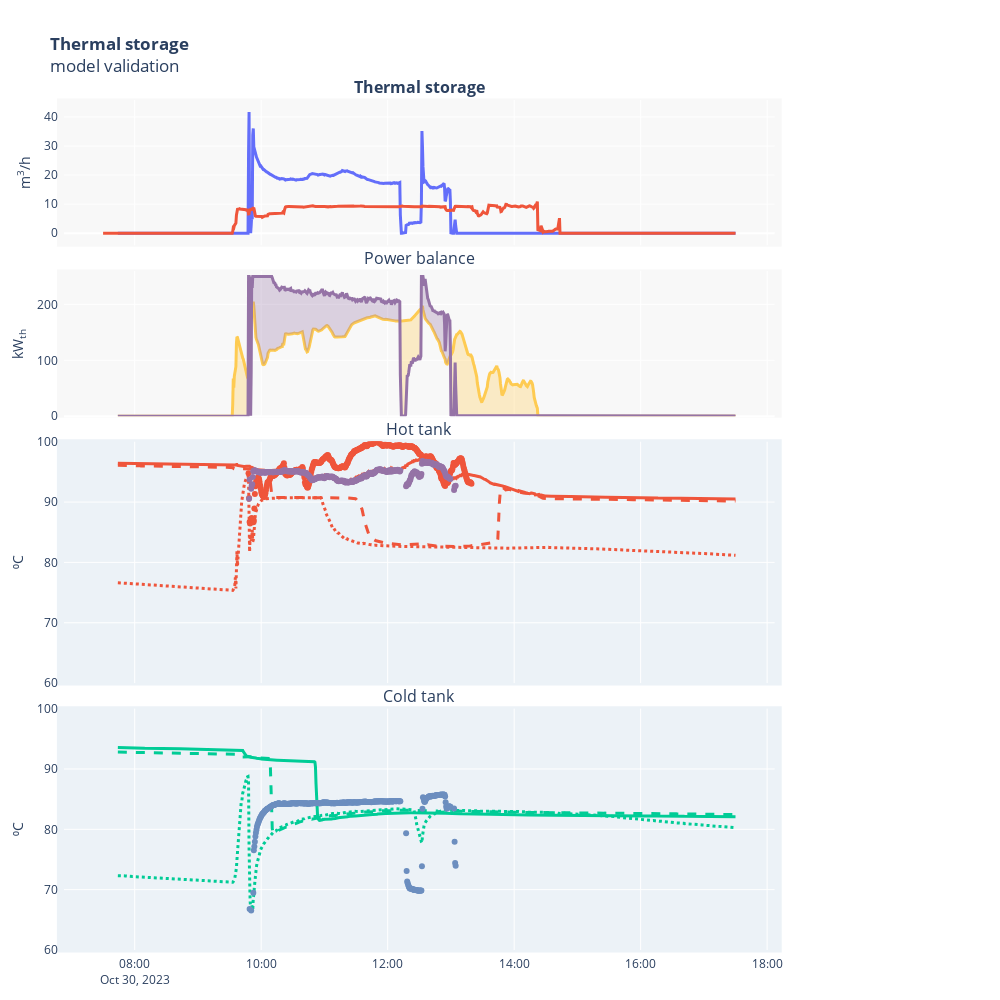

Write notebook code for a chart like this one.
### Code cell
%autoreload 2

fig = experimental_results_plot(plt_config, df, vars_config=vars_config, resample=resample_figures)

fig.show(
    config=generate_plotly_config(fig, figure_name=f'thermal_storage_visualization_{df.index[0].strftime("%Y%m%d")}')
)

### Figure 1 — Plotly figure (JSON) as saved in the notebook; plotly's stock layout.template omitted (floating-point values rounded to 4 significant figures; data arrays with more than 128 entries replaced by an {"elided": "..."} marker saying what was removed)
{"data": [{"hovertemplate": "%{y:.2f}", "line": {"color": "#636EFA", "width": 3}, "mode": "lines", "name": "q<sub>ts,dis</sub>", "showlegend": false, "x": {"elided": "1201 str values"}, "xaxis": "x", "y": {"elided": "1201 float values"}, "yaxis": "y", "type": "scatter"}, {"hovertemplate": "%{y:.2f}", "line": {"color": "#EF553B", "width": 3}, "mode": "lines", "name": "q<sub>ts,src</sub>", "showlegend": false, "x": {"elided": "1201 str values"}, "xaxis": "x", "y": {"elided": "1201 float values"}, "yaxis": "y", "type": "scatter"}, {"hovertemplate": "%{y:.2f}", "line": {"color": "#FECB52", "width": 3}, "mode": "lines", "name": "P<sub>ts,src</sub>", "showlegend": false, "x": {"elided": "1201 str values"}, "xaxis": "x2", "y": {"elided": "1201 float values"}, "yaxis": "y2", "type": "scatter"}, {"connectgaps": false, "fill": "tonexty", "fillcolor": "rgba(254, 203, 82, 0.3)", "hoverinfo": "skip", "line": {"color": "#FECB52", "width": 0}, "mode": "lines", "name": "Pts_src_gt_Pts_dis", "showlegend": false, "x": {"elided": "1201 str values"}, "xaxis": "x2", "y": {"elided": "1201 float values"}, "yaxis": "y2", "type": "scatter"}, {"hoverinfo": "skip", "line": {"color": "rgba(0,0,0,0)"}, "showlegend": false, "x": {"elided": "1201 str values"}, "xaxis": "x2", "y": {"elided": "1201 float values"}, "yaxis": "y2", "type": "scatter"}, {"hovertemplate": "%{y:.2f}", "line": {"color": "#9573a6", "width": 3}, "mode": "lines", "name": "P<sub>ts,dis</sub>", "showlegend": false, "x": {"elided": "1201 str values"}, "xaxis": "x2", "y": {"elided": "1201 float values"}, "yaxis": "y2", "type": "scatter"}, {"connectgaps": false, "fill": "tonexty", "fillcolor": "rgba(149, 115, 166, 0.3)", "hoverinfo": "skip", "line": {"color": "#9573a6", "width": 0}, "mode": "lines", "name": "Pts_dis_gt_Pts_src", "showlegend": false, "x": {"elided": "1201 str values"}, "xaxis": "x2", "y": {"elided": "1201 float values"}, "yaxis": "y2", "type": "scatter"}, {"hoverinfo": "skip", "line": {"color": "rgba(0,0,0,0)"}, "showlegend": false, "x": {"elided": "1201 str values"}, "xaxis": "x2", "y": {"elided": "1201 float values"}, "yaxis": "y2", "type": "scatter"}, {"hovertemplate": "%{y:.2f}", "line": {"color": "#EF553B", "width": 3}, "mode": "lines", "name": "T<sub>ts,h,t</sub> (⁰C)", "showlegend": false, "x": {"elided": "1201 str values"}, "xaxis": "x3", "y": {"elided": "1201 float values"}, "yaxis": "y3", "type": "scatter"}, {"hovertemplate": "%{y:.2f}", "line": {"color": "#EF553B", "dash": "dash", "width": 3}, "mode": "lines", "name": "T<sub>ts,h,m</sub> (⁰C)", "showlegend": false, "x": {"elided": "1201 str values"}, "xaxis": "x3", "y": {"elided": "1201 float values"}, "yaxis": "y3", "type": "scatter"}, {"hovertemplate": "%{y:.2f}", "line": {"color": "#EF553B", "dash": "dot", "width": 3}, "mode": "lines", "name": "T<sub>ts,h,b</sub> (⁰C)", "showlegend": false, "x": {"elided": "1201 str values"}, "xaxis": "x3", "y": {"elided": "1201 float values"}, "yaxis": "y3", "type": "scatter"}, {"hovertemplate": "%{y:.2f}", "line": {"color": "#EF553B", "width": 3}, "mode": "markers", "name": "T<sub>ts,h,in</sub> (⁰C)", "showlegend": false, "x": {"elided": "1201 str values"}, "xaxis": "x3", "y": {"elided": "1201 float values"}, "yaxis": "y3", "type": "scatter"}, {"hovertemplate": "%{y:.2f}", "line": {"color": "#9573a6", "width": 3}, "mode": "markers", "name": "T<sub>ts,h,out</sub> (⁰C)", "showlegend": false, "x": {"elided": "1201 str values"}, "xaxis": "x3", "y": {"elided": "1201 float values"}, "yaxis": "y3", "type": "scatter"}, {"hovertemplate": "%{y:.2f}", "line": {"color": "#00CC96", "width": 3}, "mode": "lines", "name": "T<sub>ts,c,t</sub> (⁰C)", "showlegend": false, "x": {"elided": "1201 str values"}, "xaxis": "x4", "y": {"elided": "1201 float values"}, "yaxis": "y4", "type": "scatter"}, {"hovertemplate": "%{y:.2f}", "line": {"color": "#00CC96", "dash": "dash", "width": 3}, "mode": "lines", "name": "T<sub>ts,c,m</sub> (⁰C)", "showlegend": false, "x": {"elided": "1201 str values"}, "xaxis": "x4", "y": {"elided": "1201 float values"}, "yaxis": "y4", "type": "scatter"}, {"hovertemplate": "%{y:.2f}", "line": {"color": "#00CC96", "dash": "dot", "width": 3}, "mode": "lines", "name": "T<sub>ts,c,b</sub> (⁰C)", "showlegend": false, "x": {"elided": "1201 str values"}, "xaxis": "x4", "y": {"elided": "1201 float values"}, "yaxis": "y4", "type": "scatter"}, {"hovertemplate": "%{y:.2f}", "line": {"color": "#6c8ebf", "width": 3}, "mode": "markers", "name": "T<sub>ts,c,b,in</sub> (⁰C)", "showlegend": false, "x": {"elided": "1201 str values"}, "xaxis": "x4", "y": {"elided": "1201 float values"}, "yaxis": "y4", "type": "scatter"}], "layout": {"title": {"text": "<b>Thermal storage</b><br>model validation</br>", "x": 0.05}, "margin": {"l": 20, "r": 100, "t": 100, "b": 20, "pad": 5}, "xaxis": {"anchor": "y", "showticklabels": false, "tickcolor": "rgba(0,0,0,0)", "domain": [0, 0.85]}, "xaxis2": {"anchor": "y2", "matches": "x", "showticklabels": false, "tickcolor": "rgba(0,0,0,0)", "domain": [0, 0.85]}, "xaxis3": {"anchor": "y3", "matches": "x", "showticklabels": false, "tickcolor": "rgba(0,0,0,0)", "domain": [0, 0.85]}, "xaxis4": {"anchor": "y4", "matches": "x", "showticklabels": true, "domain": [0, 0.85]}, "yaxis": {"domain": [0.829, 1], "anchor": "x", "title": {"text": "m<sup>3</sup>/h"}, "showgrid": true, "autorange": false, "range": [-4.164, 45.8]}, "yaxis2": {"domain": [0.628, 0.799], "anchor": "x2", "title": {"text": "kW<sub>th</sub>"}, "showgrid": true, "autorange": false, "range": [0, 260]}, "yaxis3": {"domain": [0.314, 0.598], "anchor": "x3", "title": {"text": "⁰C"}, "showgrid": true, "autorange": false, "range": [60, 100]}, "yaxis4": {"domain": [0.0, 0.284], "anchor": "x4", "title": {"text": "⁰C"}, "showgrid": true, "autorange": false, "range": [60, 100]}, "newshape": {"line": {"color": "#00CC96"}, "fillcolor": "#00CC96", "opacity": 0.5, "layer": "below"}, "hoverlabel": {"font": {"size": 12}, "bgcolor": "white"}, "height": 1000, "width": 1000, "plot_bgcolor": "rgba(0,0,0,0)", "shapes": [{"fillcolor": "#B6B6B6", "layer": "below", "opacity": 0.1, "type": "rect", "x0": -0.01, "x1": 1.01, "xref": "x domain", "y0": -0.01, "y1": 1.01, "yref": "y domain", "line": {"width": 0}}, {"fillcolor": "#B6B6B6", "layer": "below", "opacity": 0.1, "type": "rect", "x0": -0.01, "x1": 1.01, "xref": "x2 domain", "y0": -0.01, "y1": 1.01, "yref": "y2 domain", "line": {"width": 0}}, {"fillcolor": "steelblue", "layer": "below", "opacity": 0.1, "type": "rect", "x0": -0.01, "x1": 1.01, "xref": "x3 domain", "y0": -0.01, "y1": 1.01, "yref": "y3 domain", "line": {"width": 0}}, {"fillcolor": "steelblue", "layer": "below", "opacity": 0.1, "type": "rect", "x0": -0.01, "x1": 1.01, "xref": "x4 domain", "y0": -0.01, "y1": 1.01, "yref": "y4 domain", "line": {"width": 0}}], "hovermode": "x unified", "annotations": [{"font": {"size": 16}, "showarrow": false, "text": "<b>Thermal storage</b>", "x": 0.425, "xanchor": "center", "xref": "paper", "y": 1, "yanchor": "bottom", "yref": "paper"}, {"font": {"size": 16}, "showarrow": false, "text": "Power balance", "x": 0.425, "xanchor": "center", "xref": "paper", "y": 0.799, "yanchor": "bottom", "yref": "paper"}, {"font": {"size": 16}, "showarrow": false, "text": "Hot tank", "x": 0.425, "xanchor": "center", "xref": "paper", "y": 0.598, "yanchor": "bottom", "yref": "paper"}, {"font": {"size": 16}, "showarrow": false, "text": "Cold tank", "x": 0.425, "xanchor": "center", "xref": "paper", "y": 0.284, "yanchor": "bottom", "yref": "paper"}]}}
